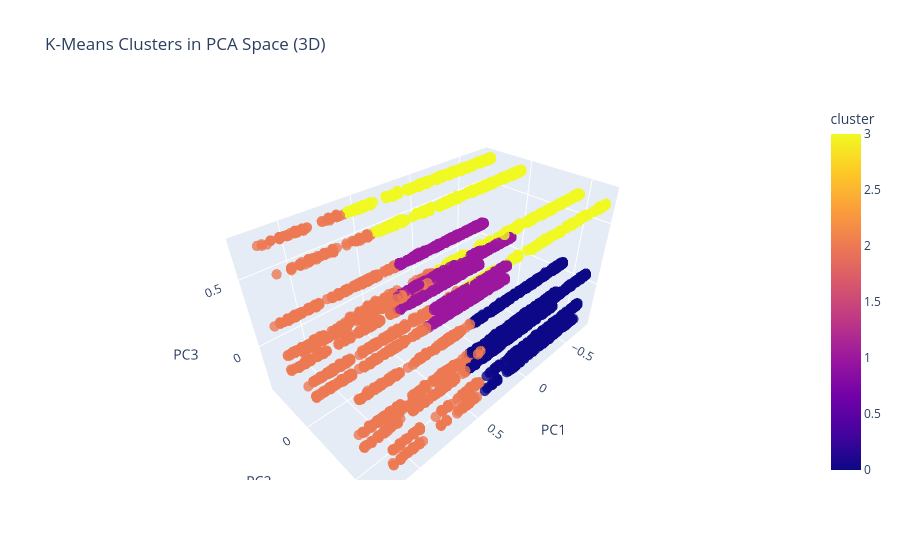

The notebook cell saved with this chart:
### Markdown cell above
As the elbow is located at "4", we will use 4 components for PCA.

### Code cell
from sklearn.decomposition import PCA

# Apply PCA (reduce to 4 components for 3D plot)
pca = PCA(n_components=4)
X_pca = pca.fit_transform(X_cluster_feats)

# Create DataFrame for plotting
df_pca = pd.DataFrame(X_pca, columns=['PC1', 'PC2', 'PC3', 'PC4'])
df_pca['cluster'] = cluster_labels  # from kmeans_3

# Custom colors for distinct clusters
colors = ['#1f77b4', '#ff7f0e', '#2ca02c']

# Plot in 3D using Plotly
fig = px.scatter_3d(
    df_pca,
    x='PC1', y='PC2', z='PC3',
    color='cluster',
    title='K-Means Clusters in PCA Space (3D)',
    opacity=0.8,
    color_discrete_sequence=colors
)

fig.update_traces(marker=dict(symbol='circle', size=6))
fig.show()

### Figure 1 — Plotly figure (JSON) as saved in the notebook; plotly's stock layout.template omitted (floating-point values rounded to 4 significant figures; data arrays with more than 128 entries replaced by an {"elided": "..."} marker saying what was removed)
{"data": [{"hovertemplate": "PC1=%{x}<br>PC2=%{y}<br>PC3=%{z}<br>cluster=%{marker.color}<extra></extra>", "legendgroup": "", "marker": {"color": {"elided": "22870 int values"}, "coloraxis": "coloraxis", "opacity": 0.8, "size": 6, "symbol": "circle"}, "mode": "markers", "name": "", "scene": "scene", "showlegend": false, "type": "scatter3d", "x": {"elided": "22870 float values"}, "y": {"elided": "22870 float values"}, "z": {"elided": "22870 float values"}}], "layout": {"coloraxis": {"colorbar": {"title": {"text": "cluster"}}, "colorscale": [[0, "#0d0887"], [0.1111, "#46039f"], [0.2222, "#7201a8"], [0.3333, "#9c179e"], [0.4444, "#bd3786"], [0.5556, "#d8576b"], [0.6667, "#ed7953"], [0.7778, "#fb9f3a"], [0.8889, "#fdca26"], [1, "#f0f921"]]}, "legend": {"tracegroupgap": 0}, "scene": {"domain": {"x": [0, 1], "y": [0, 1]}, "xaxis": {"title": {"text": "PC1"}}, "yaxis": {"title": {"text": "PC2"}}, "zaxis": {"title": {"text": "PC3"}}}, "title": {"text": "K-Means Clusters in PCA Space (3D)"}}}
